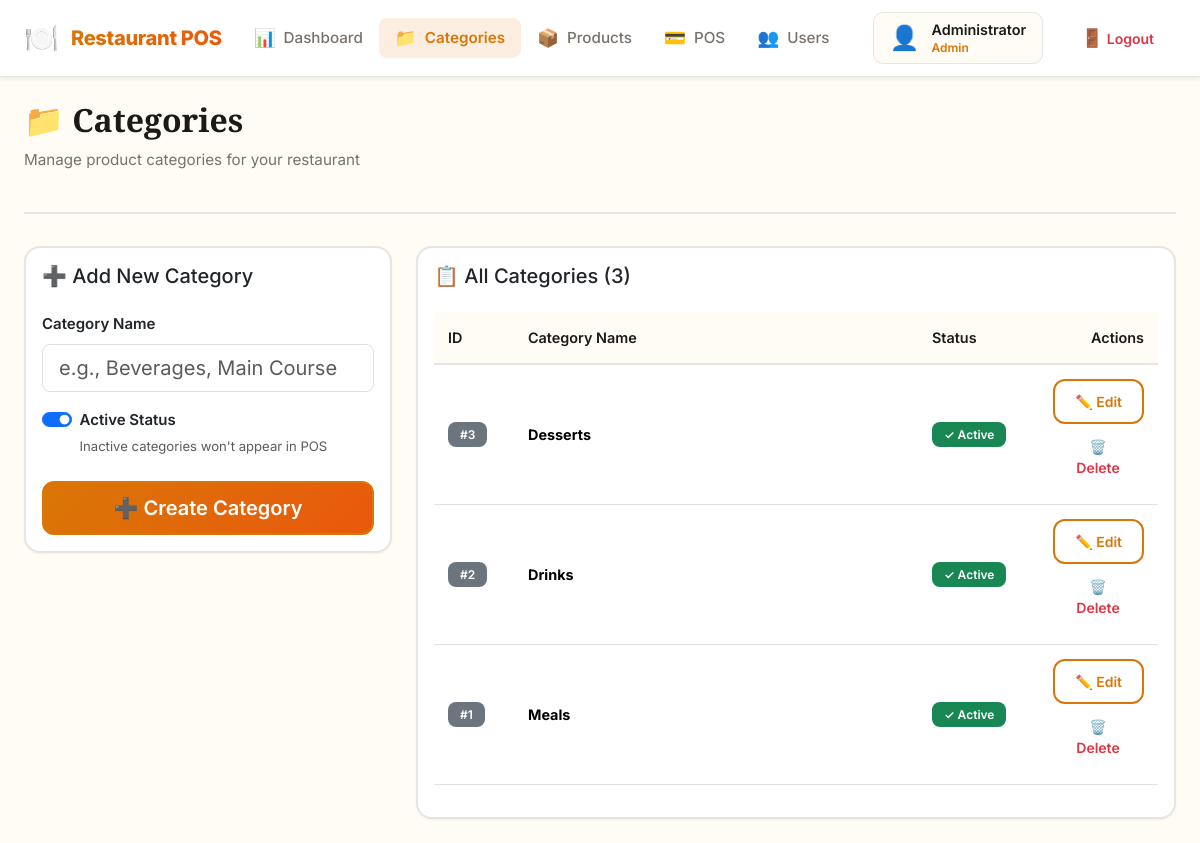
The app's page /public/categories.php (signed in) with its own data.
### tables this page shows
CREATE TABLE IF NOT EXISTS categories (
  id INT AUTO_INCREMENT PRIMARY KEY,
  name VARCHAR(100) NOT NULL,
  is_active TINYINT(1) NOT NULL DEFAULT 1
);

### public/categories.php (the view, shortened to what this page needs)
<?php
$pdo = Database::getConnection();
$editCategory = null;
$categories = $pdo->query('SELECT * FROM categories ORDER BY name')->fetchAll();
?>
<div class="page-header">
    <div>
        <h1 class="page-title">📁 Categories</h1>
        <p class="page-subtitle">Manage product categories for your restaurant</p>
    </div>
</div>
<div class="row g-4">
    <div class="col-lg-4">
        <div class="card">
            <div class="card-body">
                <h5 class="card-title mb-4"><?= $editCategory ? '✏️ Edit Category' : '➕ Add New Category' ?></h5>
                <form method="post">
                    <div class="mb-3">
                        <label for="name" class="form-label fw-semibold">Category Name</label>
                        <input type="text" class="form-control form-control-lg" id="name" name="name"
                               value="<?= htmlspecialchars($editCategory['name'] ?? '') ?>"
                               placeholder="e.g., Beverages, Main Course" required>
                    </div>
                    <div class="form-check form-switch mb-4">
                        <input class="form-check-input" type="checkbox" value="1" id="is_active" name="is_active" role="switch"
                            <?= (!isset($editCategory['is_active']) || $editCategory['is_active']) ? 'checked' : '' ?>>
                        <label class="form-check-label fw-semibold" for="is_active">
                            Active Status
                        </label>
                        <div class="form-text">Inactive categories won't appear in POS</div>
                    </div>
                    <div class="d-grid gap-2">
                        <button type="submit" class="btn btn-primary btn-lg">
                            <?= $editCategory ? '💾 Update Category' : '➕ Create Category' ?>
                        </button>
                    </div>
                </form>
            </div>
        </div>
    </div>
    <div class="col-lg-8">
        <div class="card">
            <div class="card-body">
                <h5 class="card-title mb-4">📋 All Categories (<?= count($categories) ?>)</h5>
                <div class="table-responsive">
                    <table class="table table-hover align-middle">
                        <thead class="table-light">
                            <tr>
                                <th style="width: 80px;">ID</th>
                                <th>Category Name</th>
                                <th style="width: 120px;">Status</th>
                                <th style="width: 120px;" class="text-end">Actions</th>
                            </tr>
                        </thead>
                        <tbody>
                            <?php if (count($categories) > 0): ?>
                                <?php foreach ($categories as $cat): ?>
                                    <tr>
                                        <td><span class="badge bg-secondary">#<?= htmlspecialchars($cat['id']) ?></span></td>
                                        <td>
                                            <strong><?= htmlspecialchars($cat['name']) ?></strong>
                                        </td>
                                        <td>
                                            <?php if ($cat['is_active']): ?>
                                                <span class="badge bg-success">✓ Active</span>
                                            <?php else: ?>
                                                <span class="badge bg-secondary">✗ Inactive</span>
                                            <?php endif; ?>
                                        </td>
                                        <td class="text-end">
                                            <a href="categories.php?edit=<?= $cat['id'] ?>" class="btn btn-sm btn-outline-primary">
                                                ✏️ Edit
                                            </a>
                                            <a href="categories.php?delete=<?= $cat['id'] ?>"
                                               class="btn btn-sm btn-outline-danger"
                                               onclick="return confirm('Are you sure you want to delete this category?')">
                                                🗑️ Delete
                                            </a>
                                        </td>
                                    </tr>
                                <?php endforeach; ?>
                            <?php endif; ?>
                        </tbody>
                    </table>
                </div>
            </div>
        </div>
    </div>
</div>
<?php
require __DIR__ . '/../views/layout.php';

### public/css/style.css (style rules this page uses)
:root { --primary-color: #d97706; --primary-dark: #b45309; --primary-light: #f59e0b; --accent-color: #ea580c; --warm-brown: #78350f; --soft-cream: #fef3c7; --light-beige: #fef5ee; --bg-light: #fffbf5; --bg-gray: #fafaf9; --card-bg: #ffffff; --text-primary: #1c1917; --text-secondary: #78716c; --text-light: #a8a29e; --border-color: #e7e5e4; --border-radius: 16px; --border-radius-sm: 12px; --transition: all 0.3s cubic-bezier(0.4, 0, 0.2, 1); --shadow-sm: 0 1px 2px 0 rgba(0, 0, 0, 0.05); --shadow-md: 0 4px 6px -1px rgba(0, 0, 0, 0.1); --shadow-lg: 0 10px 15px -3px rgba(0, 0, 0, 0.1); --shadow-xl: 0 20px 25px -5px rgba(0, 0, 0, 0.1); }
* { margin: 0; padding: 0; box-sizing: border-box; }
body { font-family: 'Inter', -apple-system, BlinkMacSystemFont, 'Segoe UI', sans-serif; background: var(--bg-light); color: var(--text-primary); line-height: 1.6; overflow-x: hidden; font-size: 15px; }
@media (max-width: 1200px) { .page-title { font-size: 1.75rem; } }
.page-header { display: flex; justify-content: space-between; align-items: center; margin-bottom: 2rem; padding-bottom: 1.5rem; border-bottom: 2px solid var(--border-color); }
.page-title { font-family: 'Playfair Display', serif; font-size: 2rem; font-weight: 700; color: var(--text-primary); margin: 0; }
.page-subtitle { color: var(--text-secondary); font-size: 0.95rem; margin-top: 0.5rem; }
.table { font-size: 0.9rem; }
.table thead th { background: var(--bg-light); color: var(--text-primary); font-weight: 600; border-bottom: 2px solid var(--border-color); padding: 0.875rem; }
.table tbody td { padding: 0.875rem; vertical-align: middle; }
.btn { border-radius: var(--border-radius-sm); padding: 0.625rem 1.25rem; font-weight: 600; transition: var(--transition); border: 2px solid transparent; }
.btn-primary { background: linear-gradient(135deg, var(--primary-color) 0%, var(--accent-color) 100%); border-color: var(--primary-color); color: white; }
.btn-outline-primary { border-color: var(--primary-color); color: var(--primary-color); background: transparent; }
.card { border-radius: var(--border-radius); border: 2px solid var(--border-color); box-shadow: var(--shadow-sm); transition: var(--transition); }
.badge { padding: 0.4rem 0.75rem; border-radius: 8px; font-weight: 600; font-size: 0.75rem; }

### records on screen
categories: id "3", name "Desserts", is_active "✓ Active"
categories: id "2", name "Drinks", is_active "✓ Active"
categories: id "1", name "Meals", is_active "✓ Active"

### other values on screen
$config['app']['name'] "Restaurant POS"
$currentUser['name'] "Administrator"
$currentUser['role'] "Admin"
count($categories) "3"
